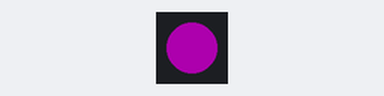
Bench run of a sketch on a simulated Arduino Mega 2560, built with avr-gcc and run on an emulated ATmega2560. On the bench: 1 RGB LEDs in strip order, left to right. Dim RGB values are drawn brighter than linear.

Above: at 0.2 s.
At 1.7 s:
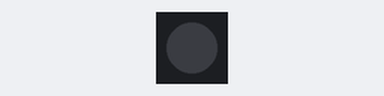
Timing chart, 0 to 3.0 s (numbered marks = the images above):
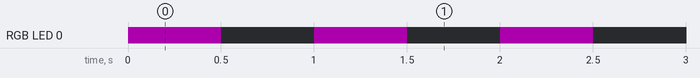

Measured:
- by itself, RGB LED 0: alternates RGB(50, 0, 50) for 0.50 s and off for 0.50 s

The sketch:

sketch_jun25a.ino
```cpp
#include <Adafruit_DotStar.h>

#define DATA_PIN  40
#define CLOCK_PIN 39
#define NUM_LEDS  1

Adafruit_DotStar led(NUM_LEDS, DATA_PIN, CLOCK_PIN, DOTSTAR_BGR);

void setup() {
  led.begin();
  led.setBrightness(50);
}

void loop() {
  led.setPixelColor(0, 0xFF00FF); // 마젠타
  led.show();
  delay(500);
  led.setPixelColor(0, 0x000000); // 끄기
  led.show();
  delay(500);
}
```
